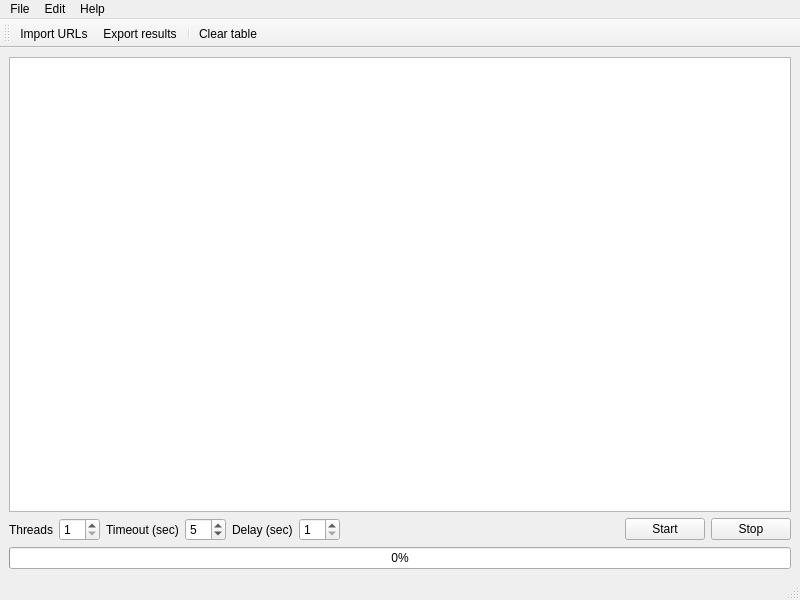
<?xml version="1.0" encoding="UTF-8"?>
<ui version="4.0">
 <class>MainWindow</class>
 <widget class="QMainWindow" name="MainWindow">
  <property name="geometry">
   <rect>
    <x>0</x>
    <y>0</y>
    <width>800</width>
    <height>600</height>
   </rect>
  </property>
  <property name="windowTitle">
   <string>MainWindow</string>
  </property>
  <property name="windowIcon">
   <iconset resource="../assets.qrc">
    <normaloff>:/icons/img/window-new.png</normaloff>:/icons/img/window-new.png</iconset>
  </property>
  <widget class="QWidget" name="centralwidget">
   <layout class="QVBoxLayout" name="verticalLayout">
    <item>
     <widget class="QTableView" name="sitesTableView">
      <property name="editTriggers">
       <set>QAbstractItemView::NoEditTriggers</set>
      </property>
      <property name="alternatingRowColors">
       <bool>true</bool>
      </property>
      <property name="sortingEnabled">
       <bool>false</bool>
      </property>
      <attribute name="horizontalHeaderStretchLastSection">
       <bool>true</bool>
      </attribute>
     </widget>
    </item>
    <item>
     <layout class="QHBoxLayout" name="horizontalLayout">
      <item>
       <widget class="QLabel" name="threadsLabel">
        <property name="text">
         <string>Threads</string>
        </property>
       </widget>
      </item>
      <item>
       <widget class="QSpinBox" name="threadsSpin">
        <property name="minimum">
         <number>1</number>
        </property>
        <property name="maximum">
         <number>10</number>
        </property>
       </widget>
      </item>
      <item>
       <widget class="QLabel" name="timeoutLabel">
        <property name="text">
         <string>Timeout (sec)</string>
        </property>
       </widget>
      </item>
      <item>
       <widget class="QSpinBox" name="timeoutSpin">
        <property name="minimum">
         <number>1</number>
        </property>
        <property name="maximum">
         <number>60</number>
        </property>
        <property name="value">
         <number>5</number>
        </property>
       </widget>
      </item>
      <item>
       <widget class="QLabel" name="delayLabel">
        <property name="text">
         <string>Delay (sec)</string>
        </property>
       </widget>
      </item>
      <item>
       <widget class="QSpinBox" name="delaySpin">
        <property name="minimum">
         <number>1</number>
        </property>
        <property name="maximum">
         <number>60</number>
        </property>
        <property name="value">
         <number>1</number>
        </property>
       </widget>
      </item>
      <item>
       <spacer name="horizontalSpacer">
        <property name="orientation">
         <enum>Qt::Horizontal</enum>
        </property>
        <property name="sizeHint" stdset="0">
         <size>
          <width>40</width>
          <height>20</height>
         </size>
        </property>
       </spacer>
      </item>
      <item>
       <widget class="QPushButton" name="startButton">
        <property name="text">
         <string>Start</string>
        </property>
       </widget>
      </item>
      <item>
       <widget class="QPushButton" name="stopButton">
        <property name="text">
         <string>Stop</string>
        </property>
       </widget>
      </item>
     </layout>
    </item>
    <item>
     <widget class="QProgressBar" name="progressBar">
      <property name="value">
       <number>0</number>
      </property>
     </widget>
    </item>
   </layout>
  </widget>
  <widget class="QMenuBar" name="menubar">
   <property name="geometry">
    <rect>
     <x>0</x>
     <y>0</y>
     <width>800</width>
     <height>29</height>
    </rect>
   </property>
   <widget class="QMenu" name="menuFile">
    <property name="title">
     <string>File</string>
    </property>
    <addaction name="separator"/>
    <addaction name="actionImport_URLs"/>
    <addaction name="actionExport_results"/>
    <addaction name="separator"/>
    <addaction name="actionQuit"/>
   </widget>
   <widget class="QMenu" name="menuHelp">
    <property name="title">
     <string>Help</string>
    </property>
    <addaction name="actionAbout"/>
   </widget>
   <widget class="QMenu" name="menuEdit">
    <property name="title">
     <string>Edit</string>
    </property>
    <addaction name="actionClear_table"/>
   </widget>
   <addaction name="menuFile"/>
   <addaction name="menuEdit"/>
   <addaction name="menuHelp"/>
  </widget>
  <widget class="QStatusBar" name="statusbar"/>
  <widget class="QToolBar" name="toolBar">
   <property name="windowTitle">
    <string>toolBar</string>
   </property>
   <attribute name="toolBarArea">
    <enum>TopToolBarArea</enum>
   </attribute>
   <attribute name="toolBarBreak">
    <bool>false</bool>
   </attribute>
   <addaction name="actionImport_URLs"/>
   <addaction name="actionExport_results"/>
   <addaction name="separator"/>
   <addaction name="actionClear_table"/>
  </widget>
  <action name="actionClear_table">
   <property name="icon">
    <iconset resource="../assets.qrc">
     <normaloff>:/icons/img/edit-clear.png</normaloff>:/icons/img/edit-clear.png</iconset>
   </property>
   <property name="text">
    <string>Clear table</string>
   </property>
  </action>
  <action name="actionImport_URLs">
   <property name="icon">
    <iconset resource="../assets.qrc">
     <normaloff>:/icons/img/document-open.png</normaloff>:/icons/img/document-open.png</iconset>
   </property>
   <property name="text">
    <string>Import URLs</string>
   </property>
  </action>
  <action name="actionExport_results">
   <property name="icon">
    <iconset resource="../assets.qrc">
     <normaloff>:/icons/img/document-save.png</normaloff>:/icons/img/document-save.png</iconset>
   </property>
   <property name="text">
    <string>Export results</string>
   </property>
   <property name="toolTip">
    <string>Export results</string>
   </property>
  </action>
  <action name="actionQuit">
   <property name="icon">
    <iconset resource="../assets.qrc">
     <normaloff>:/icons/img/system-shutdown.png</normaloff>:/icons/img/system-shutdown.png</iconset>
   </property>
   <property name="text">
    <string>Quit</string>
   </property>
  </action>
  <action name="actionAbout">
   <property name="icon">
    <iconset resource="../assets.qrc">
     <normaloff>:/icons/img/help-browser.png</normaloff>:/icons/img/help-browser.png</iconset>
   </property>
   <property name="text">
    <string>About</string>
   </property>
  </action>
 </widget>
 <resources>
  <include location="../assets.qrc"/>
 </resources>
 <connections/>
</ui>
